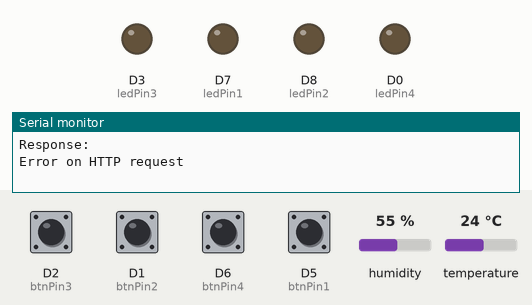
Recording of a sketch running on a simulated ESP8266 (NodeMCU). On the bench: output pins drawn as LEDs (lit = HIGH), the last lines printed to the serial monitor. The inputs (shaded band) are chosen by the test bench; at power-on: D1 (btnPin2), D2 (btnPin3), D5 (btnPin1), D6 (btnPin4) HIGH, humidity 55 %, temperature 24 °C. WiFi joins after 1.5 s; servers stay silent unless stated; uploads are accepted with an empty reply.

Above: at 3.2 s.
3.3 s: D2 (btnPin3) pulled LOW for 1.1 s
At 5.2 s:
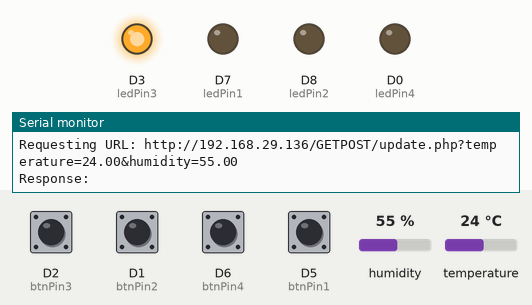
5.9 s: D1 (btnPin2) pulled LOW for 1.1 s
At 6.7 s:
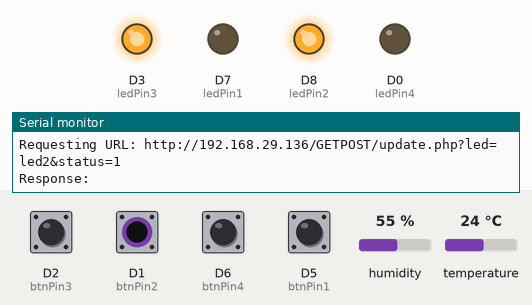
8.5 s: D6 (btnPin4) pulled LOW for 1.1 s
At 9.9 s:
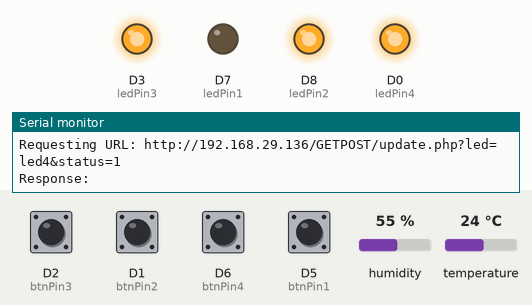
11.1 s: D5 (btnPin1) pulled LOW for 1.1 s
At 11.9 s:
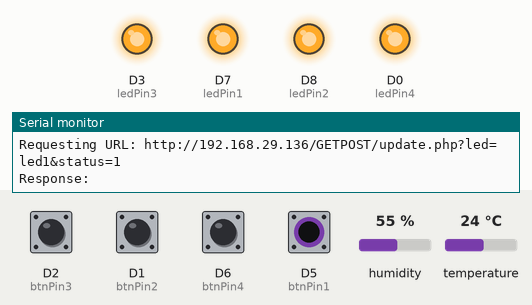
13.7 s: D2 (btnPin3) pulled LOW for 1.1 s
At 15.1 s:
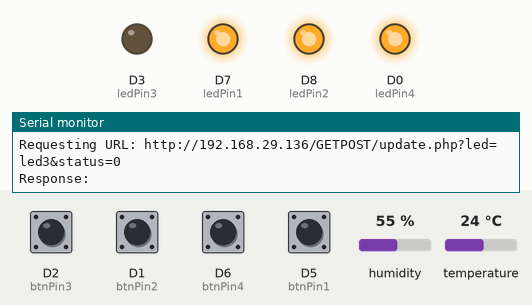
16.3 s: D1 (btnPin2) pulled LOW for 1.1 s
At 17.0 s:
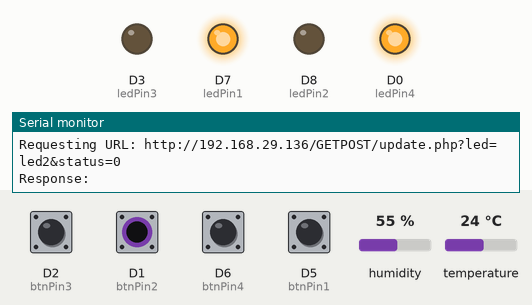
Timing chart, 0 to 19.3 s (numbered marks = the images above; inputs shaded):
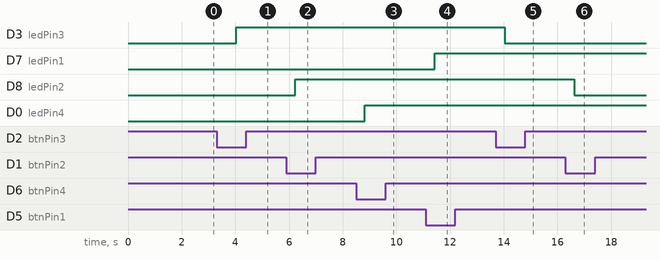

The sketch:

sketch_jun28amsqlpbdhtbtn.ino
```cpp
#include <ESP8266WiFi.h>
#include <ESP8266HTTPClient.h>
#include <ArduinoJson.h>
#include <DHT.h>

const char* ssid = "jio_fiber";
const char* password = "12345645";

const char* serverUpdate = "http://192.168.29.136/GETPOST/update.php"; // Replace with your server URL
const char* serverGet = "http://192.168.29.136/GETPOST/getLedStatus.php";

const int btnPin1 = D5;
const int btnPin2 = D1;
const int btnPin3 = D2;
const int btnPin4 = D6;

const int ledPin1 = D7;
const int ledPin2 = D8;
const int ledPin3 = D3;
const int ledPin4 = D0;

#define DHTPIN D4 // DHT11 sensor connected to D4
#define DHTTYPE DHT11 // DHT 11

DHT dht(DHTPIN, DHTTYPE);

bool btnStatus1 = false;
bool btnStatus2 = false;
bool btnStatus3 = false;
bool btnStatus4 = false;

WiFiClient wifiClient;

void setup() {
  Serial.begin(115200);
  WiFi.begin(ssid, password);

  // Wait for connection
  while (WiFi.status() != WL_CONNECTED) {
    delay(1000);
    Serial.println("Connecting to WiFi...");
  }
  Serial.println("Connected to WiFi");

  pinMode(btnPin1, INPUT_PULLUP);
  pinMode(btnPin2, INPUT_PULLUP);
  pinMode(btnPin3, INPUT_PULLUP);
  pinMode(btnPin4, INPUT_PULLUP);

  pinMode(ledPin1, OUTPUT);
  pinMode(ledPin2, OUTPUT);
  pinMode(ledPin3, OUTPUT);
  pinMode(ledPin4, OUTPUT);

  dht.begin();
}

void loop() {
  if (WiFi.status() == WL_CONNECTED) {
    HTTPClient http;

    // Get LED and button status from server
    http.begin(wifiClient, serverGet);
    int httpResponseCode = http.GET();

    if (httpResponseCode > 0) {
      String payload = http.getString();
      Serial.println(payload);

      DynamicJsonDocument doc(1024);
      deserializeJson(doc, payload);

      int led1 = doc["led1"];
      int led2 = doc["led2"];
      int led3 = doc["led3"];
      int led4 = doc["led4"];

      digitalWrite(ledPin1, led1);
      digitalWrite(ledPin2, led2);
      digitalWrite(ledPin3, led3);
      digitalWrite(ledPin4, led4);
    } else {
      Serial.println("Error on HTTP request");
    }

    http.end();
  }

  // Check button states and update local status
  checkButtonState(btnPin1, btnStatus1, ledPin1, "led1");
  checkButtonState(btnPin2, btnStatus2, ledPin2, "led2");
  checkButtonState(btnPin3, btnStatus3, ledPin3, "led3");
  checkButtonState(btnPin4, btnStatus4, ledPin4, "led4");

  delay(500); // Check every 500 milliseconds

  // Read and send DHT11 sensor data
  float humidity = dht.readHumidity();
  float temperature = dht.readTemperature();

  if (!isnan(humidity) && !isnan(temperature)) {
    sendDHTData(temperature, humidity);
  } else {
    Serial.println("Failed to read from DHT sensor!");
  }
}

void checkButtonState(int pin, bool &status, int ledPin, const char* ledName) {
  static unsigned long lastPressTime = 0;
  unsigned long currentTime = millis();

  if (digitalRead(pin) == LOW && (currentTime - lastPressTime > 200)) {
    status = !status;
    digitalWrite(ledPin, status);
    Serial.print(ledName);
    Serial.print(": ");
    Serial.println(status);
    sendButtonState(ledName, status);
    lastPressTime = currentTime;
    while (digitalRead(pin) == LOW); // Wait for button release
  }
}

void sendButtonState(const char* ledName, bool status) {
  if (WiFi.status() == WL_CONNECTED) {
    HTTPClient http;
    String url = String(serverUpdate) + "?led=" + ledName + "&status=" + (status ? "1" : "0");
    http.begin(wifiClient, url);
    Serial.print("Requesting URL: ");
    Serial.println(url);

    int httpCode = http.GET();

    if (httpCode > 0) {
      String payload = http.getString();
      Serial.print("Response: ");
      Serial.println(payload);
    } else {
      Serial.print("Error on HTTP request: ");
      Serial.println(httpCode);
    }

    http.end();
  } else {
    Serial.println("WiFi not connected");
  }
}

void sendDHTData(float temperature, float humidity) {
  if (WiFi.status() == WL_CONNECTED) {
    HTTPClient http;
    String url = String(serverUpdate) + "?temperature=" + String(temperature) + "&humidity=" + String(humidity);
    http.begin(wifiClient, url);
    Serial.print("Requesting URL: ");
    Serial.println(url);

    int httpCode = http.GET();

    if (httpCode > 0) {
      String payload = http.getString();
      Serial.print("Response: ");
      Serial.println(payload);
    } else {
      Serial.print("Error on HTTP request: ");
      Serial.println(httpCode);
    }

    http.end();
  } else {
    Serial.println("WiFi not connected");
  }
}
```

Measured:
- after the input at 3.3 s, D3 (ledPin3): LOW → HIGH after 0.73 s
- after the input at 5.9 s, D8 (ledPin2): LOW → HIGH after 0.33 s
- after the input at 8.5 s, D0 (ledPin4): LOW → HIGH after 0.33 s
- after the input at 11.1 s, D7 (ledPin1): LOW → HIGH after 0.33 s
- after the input at 13.7 s, D3 (ledPin3): HIGH → LOW after 0.33 s
- after the input at 16.3 s, D8 (ledPin2): HIGH → LOW after 0.33 s
